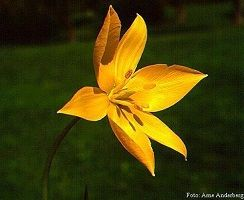
#> input picture images/Flower.jpg, 244 x 200 px, found by its file name
$ python img_medTP5.py   (older library calls are emulated)
#> lines starting #> are read from the running program, lines starting #| are printed output that depends on the picture; after the words box and inside, x2 and y2 are one past the last pixel; in counts of white or black regions, pixels touching at a corner belong together
import cv2
import numpy as np
import matplotlib.pyplot as plt

# ===============================
# Chargement image
# ===============================

img = cv2.imread("images/Flower.jpg", cv2.IMREAD_GRAYSCALE)
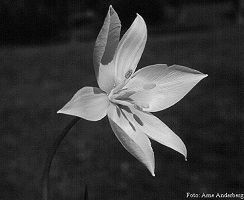
#> img: shape (200, 244); min 0, max 249, mean 57.7

if img is None:
    print("Erreur image introuvable")
    exit()


# ===============================
# Sobel (gradients)
# ===============================

Gx = cv2.Sobel(img, cv2.CV_64F, 1, 0, ksize=3)
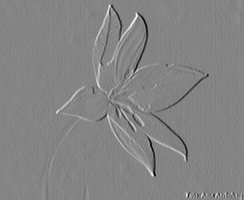
#> Gx: shape (200, 244) float64; min -811, max 749, mean 0.1; drawn with min black and max white
Gy = cv2.Sobel(img, cv2.CV_64F, 0, 1, ksize=3)
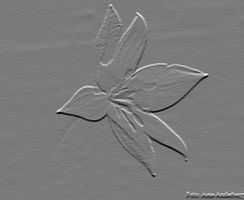
#> Gy: shape (200, 244) float64; min -781, max 837, mean 0.6; drawn with min black and max white


# ===============================
# Magnitude du gradient
# ===============================

magnitude = np.sqrt(Gx**2 + Gy**2)
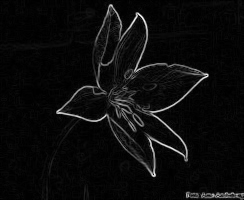
#> magnitude: shape (200, 244) float64; min 0, max 916.7, mean 44.1; drawn with min black and max white

magnitude = (magnitude / magnitude.max()) * 255
magnitude = magnitude.astype(np.uint8)


# ===============================
# Direction du gradient
# ===============================

direction = np.arctan2(Gy, Gx)
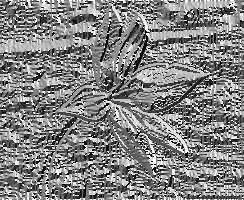
#> direction: shape (200, 244) float64; min -3.14, max 3.14, mean 0.0774; drawn with min black and max white


# ===============================
# Seuillage simple
# ===============================


def seuillage_simple(image, seuil):

    result = np.zeros_like(image)

    result[image >= seuil] = 255

    return result


edges_simple = seuillage_simple(magnitude, 80)
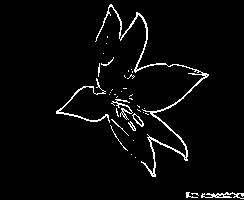
#> edges_simple: shape (200, 244); 3.5% white in thin lines or dots, all inside (x1, y1, x2, y2) = (56, 4, 244, 199)


# ===============================
# Seuillage par hystérésis
# ===============================


def hysteresis(image, low, high):

#> called with low = 50, high = 100
    strong = 255
    weak = 75

    result = np.zeros_like(image)

    # pixels forts
    result[image >= high] = strong

    # pixels faibles
    mask = (image >= low) & (image < high)
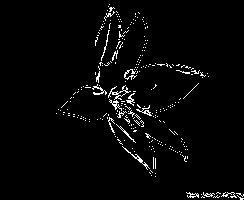
#> mask: shape (200, 244) bool; 2.9% white in thin lines or dots, all inside (x1, y1, x2, y2) = (56, 4, 244, 200)
    result[mask] = weak

    h, w = image.shape
#> h = 200; w = 244

    # propagation
    for i in range(1, h - 1):
        for j in range(1, w - 1):

            if result[i, j] == weak:

                if np.any(result[i - 1 : i + 2, j - 1 : j + 2] == strong):

                    result[i, j] = strong
                else:
                    result[i, j] = 0

    return result


edges_hyst = hysteresis(magnitude, 50, 100)


# ===============================
# AFFICHAGE GRID PROPRE
# ===============================

plt.figure(figsize=(16, 10))


# Ligne 1
plt.subplot(2, 3, 1)
plt.imshow(img, cmap="gray")
plt.title("Image originale")
plt.axis("off")


plt.subplot(2, 3, 2)
plt.imshow(Gx, cmap="gray")
plt.title("Gradient Gx")
plt.axis("off")


plt.subplot(2, 3, 3)
plt.imshow(Gy, cmap="gray")
plt.title("Gradient Gy")
plt.axis("off")


# Ligne 2
plt.subplot(2, 3, 4)
plt.imshow(magnitude, cmap="gray")
plt.title("Magnitude")
plt.axis("off")


plt.subplot(2, 3, 5)
plt.imshow(edges_simple, cmap="gray")
plt.title("Seuillage simple")
plt.axis("off")


plt.subplot(2, 3, 6)
plt.imshow(edges_hyst, cmap="gray")
plt.title("Hystérésis")
plt.axis("off")


plt.tight_layout()
plt.show()
